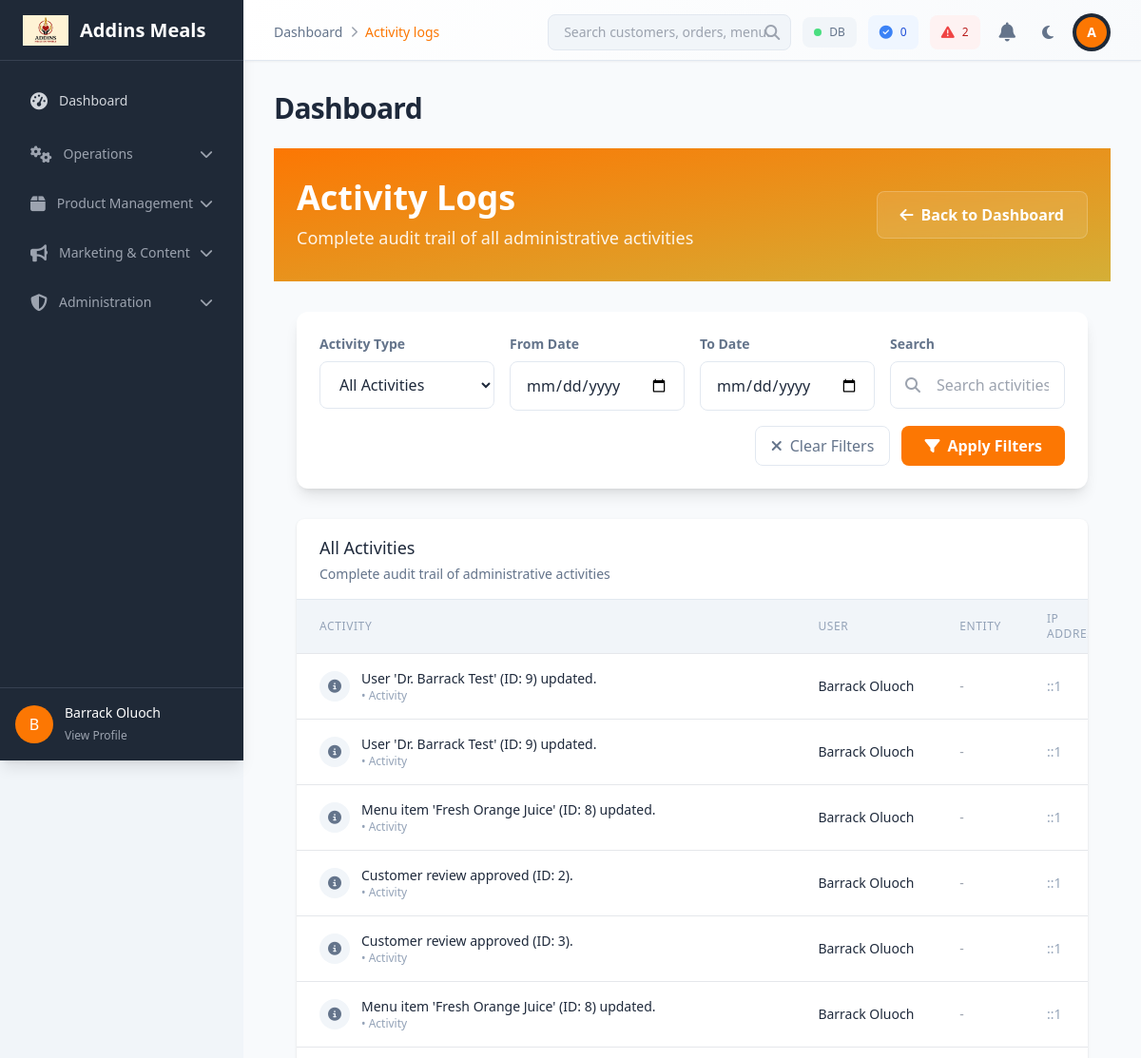
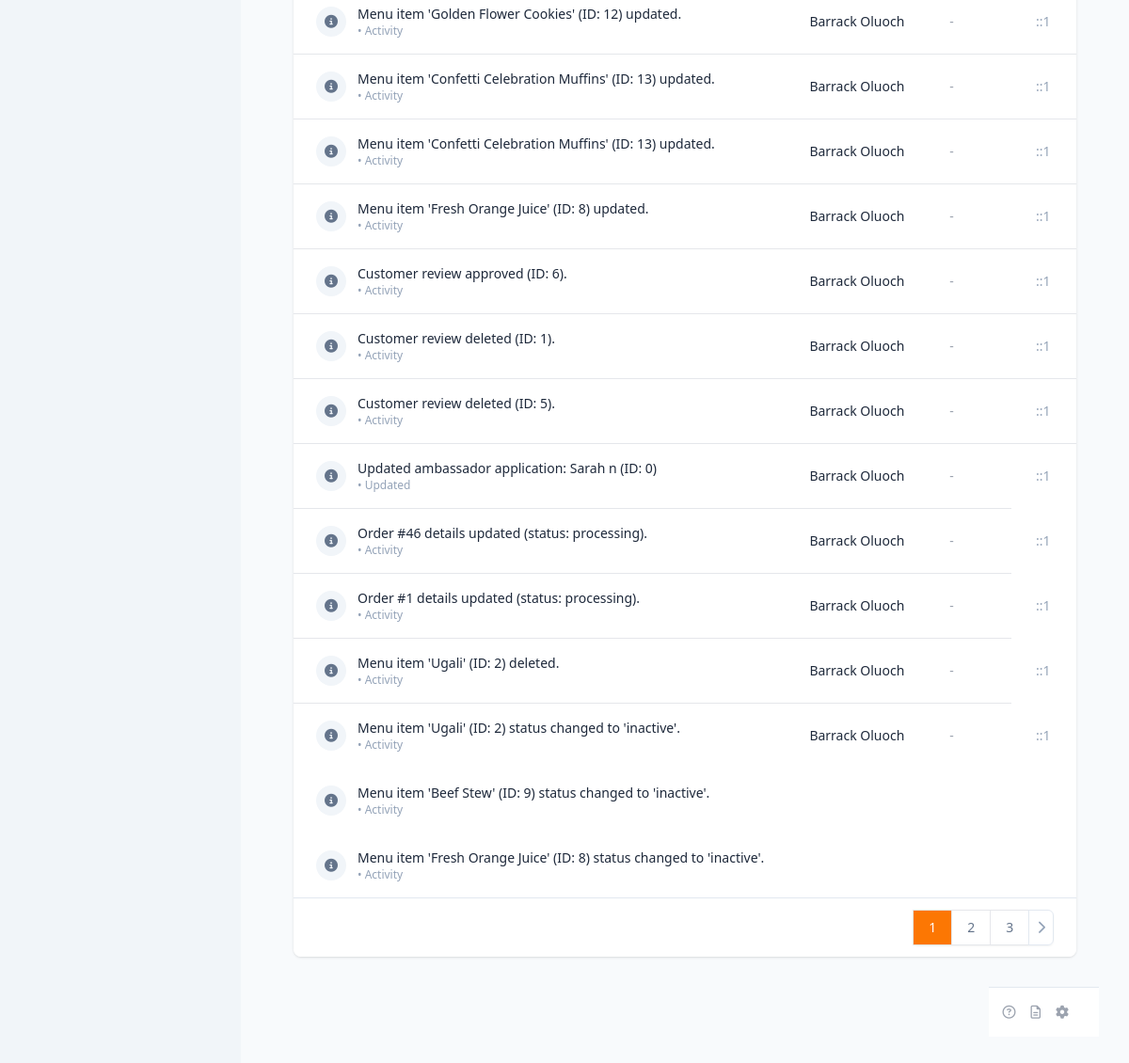
The page /admin/activity_logs.php (signed in) on the database its author committed (2 pictures, top to bottom).
### tables this page shows
CREATE TABLE `activity_logs` (
  `id` int(11) NOT NULL,
  `user_id` int(11) DEFAULT NULL,
  `activity_type` enum('order','menu','user','system','login','logout') NOT NULL,
  `activity_action` varchar(50) NOT NULL,
  `description` text DEFAULT NULL,
  `entity_type` varchar(50) DEFAULT NULL,
  `entity_id` int(11) DEFAULT NULL,
  `old_values` text DEFAULT NULL,
  `new_values` text DEFAULT NULL,
  `ip_address` varchar(45) DEFAULT NULL,
  `user_agent` text DEFAULT NULL,
  `created_at` timestamp NOT NULL DEFAULT current_timestamp()
);

CREATE TABLE `users` (
  `id` int(11) NOT NULL,
  `name` varchar(100) NOT NULL,
  `email` varchar(150) NOT NULL,
  `password` varchar(255) NOT NULL,
  `role` enum('customer','admin','driver','delivery','ambassador') DEFAULT 'customer',
  `created_at` timestamp NOT NULL DEFAULT current_timestamp(),
  `status` enum('active','inactive') NOT NULL DEFAULT 'active',
  `phone` varchar(20) DEFAULT NULL,
  `updated_at` timestamp NOT NULL DEFAULT current_timestamp() ON UPDATE current_timestamp(),
  `created_by` int(11) DEFAULT NULL COMMENT 'ID of the ambassador who referred this user'
);

### includes/ActivityLogger.php (called while the page is built, shortened)
<?php
class ActivityLogger {
    private $pdo;
    public function __construct($pdo) {
        $this->pdo = $pdo;
    }
    public function getRecentActivities($limit = 10) {
        try {
            $stmt = $this->pdo->prepare("
                SELECT al.*, u.name as user_name
                FROM activity_logs al
                LEFT JOIN users u ON al.user_id = u.id
                ORDER BY al.created_at DESC
                LIMIT ?
            ");
            $stmt->execute([$limit]);
            return $stmt->fetchAll(PDO::FETCH_ASSOC);
        } catch (PDOException $e) {
            error_log("Failed to fetch recent activities: " . $e->getMessage());
            return [];
        }
    }
    public function getActivityIcon($activity_type, $activity_action) {
        $icons = [
            'order' => [
                'created' => 'fas fa-shopping-cart',
                'updated' => 'fas fa-edit',
                'status_changed' => 'fas fa-exchange-alt',
                'cancelled' => 'fas fa-times-circle',
                'completed' => 'fas fa-check-circle'
            ],
            'menu' => [
                'created' => 'fas fa-plus',
                'updated' => 'fas fa-edit',
                'deleted' => 'fas fa-trash',
                'activated' => 'fas fa-check',
                'deactivated' => 'fas fa-pause'
            ],
            'user' => [
                'created' => 'fas fa-user-plus',
                'updated' => 'fas fa-user-edit',
                'deleted' => 'fas fa-user-minus',
                'activated' => 'fas fa-user-check',
                'deactivated' => 'fas fa-user-times',
                'login' => 'fas fa-sign-in-alt',
                'logout' => 'fas fa-sign-out-alt'
            ],
            'system' => [
                'backup' => 'fas fa-database',
                'maintenance' => 'fas fa-cog',
                'error' => 'fas fa-exclamation-triangle'
            ]
        ];
        return $icons[$activity_type][$activity_action] ?? 'fas fa-info-circle';
    }
    public function getActivityColor($activity_type) {
        $colors = [
            'order' => 'green',
            'menu' => 'blue',
            'user' => 'purple',
            'system' => 'orange',
            'login' => 'teal',
            'logout' => 'gray'
        ];
        return $colors[$activity_type] ?? 'gray';
    }
}
?>

### admin/activity_logs.php (the view, shortened to what this page needs)
<?php
require_once '../includes/config.php';
require_once '../includes/ActivityLogger.php';
$activityType = $_GET['type'] ?? 'all';
$dateFrom = $_GET['from'] ?? '';
$dateTo = $_GET['to'] ?? '';
$search = $_GET['search'] ?? '';
require_once 'includes/header.php';
?>
<div class="bg-gradient-to-br from-primary via-primary-dark to-secondary text-white">
    <div class="container mx-auto px-6 py-8">
        <div class="flex flex-col lg:flex-row lg:items-center lg:justify-between">
            <div>
                <h1 class="text-3xl md:text-4xl font-bold mb-2">Activity Logs</h1>
                <p class="text-lg opacity-90">Complete audit trail of all administrative activities</p>
            </div>
            <div class="mt-4 lg:mt-0">
                <a href="dashboard.php"
                   class="bg-white/10 hover:bg-white/20 text-white px-6 py-3 rounded-lg font-semibold transition-all duration-200 flex items-center backdrop-blur-sm border border-white/20">
                    <i class="fas fa-arrow-left mr-2"></i>
                    Back to Dashboard
                </a>
            </div>
        </div>
    </div>
</div>
<div class="container mx-auto px-6 py-8">
    <div class="bg-white rounded-xl shadow-lg p-6 mb-8">
        <form method="GET" class="space-y-4">
            <div class="grid grid-cols-1 md:grid-cols-2 lg:grid-cols-4 gap-4">
                <div>
                    <label class="block text-sm font-semibold text-gray-700 mb-2">Activity Type</label>
                    <select name="type" class="w-full px-4 py-3 border border-gray-300 rounded-lg focus:ring-2 focus:ring-primary focus:border-transparent transition-colors">
                        <option value="all" <?php echo $activityType === 'all' ? 'selected' : ''; ?>>All Activities</option>
                    </select>
                </div>
                <div>
                    <label class="block text-sm font-semibold text-gray-700 mb-2">From Date</label>
                    <input type="date" name="from" value="<?php echo htmlspecialchars($dateFrom); ?>"
                           class="w-full px-4 py-3 border border-gray-300 rounded-lg focus:ring-2 focus:ring-primary focus:border-transparent transition-colors">
                </div>
                <div>
                    <label class="block text-sm font-semibold text-gray-700 mb-2">To Date</label>
                    <input type="date" name="to" value="<?php echo htmlspecialchars($dateTo); ?>"
                           class="w-full px-4 py-3 border border-gray-300 rounded-lg focus:ring-2 focus:ring-primary focus:border-transparent transition-colors">
                </div>
                <div>
                    <label class="block text-sm font-semibold text-gray-700 mb-2">Search</label>
                    <div class="relative">
                        <input type="text" name="search" value="<?php echo htmlspecialchars($search); ?>"
                               placeholder="Search activities..."
                               class="w-full pl-12 pr-4 py-3 border border-gray-300 rounded-lg focus:ring-2 focus:ring-primary focus:border-transparent transition-colors">
                        <i class="fas fa-search absolute left-4 top-1/2 transform -translate-y-1/2 text-gray-400"></i>
                    </div>
                </div>
            </div>
            <div class="flex justify-end space-x-3">
                <a href="activity_logs.php" class="px-4 py-2 border border-gray-300 rounded-lg text-gray-700 hover:bg-gray-50 transition-colors duration-200">
                    <i class="fas fa-times mr-2"></i>Clear Filters
                </a>
                <button type="submit" class="bg-primary hover:bg-primary-dark text-white px-6 py-2 rounded-lg font-semibold transition-colors duration-200 flex items-center">
                    <i class="fas fa-filter mr-2"></i>
                    Apply Filters
                </button>
            </div>
        </form>
    </div>
    <div class="bg-white shadow overflow-hidden sm:rounded-lg">
        <div class="px-6 py-4 border-b border-gray-200">
            <h3 class="text-lg font-medium text-gray-900">All Activities</h3>
            <p class="mt-1 text-sm text-gray-600">Complete audit trail of administrative activities</p>
        </div>
        <?php
        $whereConditions = [];
        $params = [];
        $whereClause = !empty($whereConditions) ? 'WHERE ' . implode(' AND ', $whereConditions) : '';
        $countStmt = $pdo->prepare("SELECT COUNT(*) as total FROM activity_logs al LEFT JOIN users u ON al.user_id = u.id {$whereClause}");
        $countStmt->execute($params);
        $totalActivities = $countStmt->fetch(PDO::FETCH_ASSOC)['total'];
        $page = $_GET['page'] ?? 1;
        $perPage = 20;
        $offset = ($page - 1) * $perPage;
        $activitiesStmt = $pdo->prepare("
            SELECT al.*, u.name as user_name
            FROM activity_logs al
            LEFT JOIN users u ON al.user_id = u.id
            {$whereClause}
            ORDER BY al.created_at DESC
            LIMIT {$perPage} OFFSET {$offset}
        ");
        $activitiesStmt->execute($params);
        $activities = $activitiesStmt->fetchAll(PDO::FETCH_ASSOC);
        ?>
        <div class="overflow-x-auto">
            <table class="min-w-full divide-y divide-gray-200">
                <thead class="bg-gray-50">
                    <tr>
                        <th scope="col" class="px-6 py-3 text-left text-xs font-medium text-gray-500 uppercase tracking-wider">Activity</th>
                        <th scope="col" class="px-6 py-3 text-left text-xs font-medium text-gray-500 uppercase tracking-wider">User</th>
                        <th scope="col" class="px-6 py-3 text-left text-xs font-medium text-gray-500 uppercase tracking-wider">Entity</th>
                        <th scope="col" class="px-6 py-3 text-left text-xs font-medium text-gray-500 uppercase tracking-wider">IP Address</th>
                    </tr>
                </thead>
                <tbody class="bg-white divide-y divide-gray-200">
                    <?php if (!empty($activities)): ?>
                        <?php foreach ($activities as $activity): ?>
                            <?php
                            $activityIcon = $activityLogger->getActivityIcon($activity['activity_type'], $activity['activity_action']);
                            $activityColor = $activityLogger->getActivityColor($activity['activity_type']);
                            ?>
                            <tr class="hover:bg-gray-50 transition-colors duration-200">
                                <td class="px-6 py-4 whitespace-nowrap">
                                    <div class="flex items-center">
                                        <div class="w-8 h-8 bg-<?php echo $activityColor; ?>-100 rounded-full flex items-center justify-center mr-3">
                                            <i class="<?php echo $activityIcon; ?> text-<?php echo $activityColor; ?>-600 text-sm"></i>
                                        </div>
                                        <div>
                                            <div class="text-sm font-medium text-gray-900">
                                                <?php echo htmlspecialchars($activity['description']); ?>
                                            </div>
                                            <div class="text-xs text-gray-500 capitalize">
                                                <?php echo $activity['activity_type']; ?> • <?php echo $activity['activity_action']; ?>
                                            </div>
                                        </div>
                                    </div>
                                </td>
                                <td class="px-6 py-4 whitespace-nowrap text-sm text-gray-900">
                                    <?php echo htmlspecialchars($activity['user_name'] ?? 'System'); ?>
                                </td>
                                <td class="px-6 py-4 whitespace-nowrap text-sm text-gray-500">
                                    <?php if ($activity['entity_type'] && $activity['entity_id']): ?>
                                        <span class="px-2 py-1 text-xs font-medium rounded-full bg-<?php echo $activityColor; ?>-100 text-<?php echo $activityColor; ?>-800">
                                            <?php echo ucfirst($activity['entity_type']); ?> #<?php echo $activity['entity_id']; ?>
                                        </span>
                                    <?php else: ?>
                                        <span class="text-gray-400">-</span>
                                    <?php endif; ?>
                                </td>
                                <td class="px-6 py-4 whitespace-nowrap text-sm text-gray-500">
                                    <?php echo htmlspecialchars($activity['ip_address'] ?? '-'); ?>
                                </td>
                            </tr>
                        <?php endforeach; ?>
                    <?php endif; ?>
                </tbody>
            </table>
        </div>
        <?php if ($totalActivities > $perPage): ?>
            <div class="bg-white px-4 py-3 flex items-center justify-between border-t border-gray-200 sm:px-6">
                <div class="hidden sm:flex-1 sm:flex sm:items-center sm:justify-between">
                    <div>
                        <p class="text-sm text-gray-700">
                            <span class="font-medium"><?php echo $offset + 1; ?></span>
                            <span class="font-medium"><?php echo min($offset + $perPage, $totalActivities); ?></span>
                            <span class="font-medium"><?php echo $totalActivities; ?></span>
                        </p>
                    </div>
                    <div>
                        <nav class="relative z-0 inline-flex rounded-md shadow-sm -space-x-px" aria-label="Pagination">
                            <?php
                            $totalPages = ceil($totalActivities / $perPage);
                            $startPage = max(1, $page - 2);
                            $endPage = min($totalPages, $page + 2);
                            for ($i = $startPage; $i <= $endPage; $i++):
                            ?>
                                <a href="?page=<?php echo $i; ?><?php echo !empty($_GET) ? '&' . http_build_query(array_filter($_GET, function($k) { return $k !== 'page'; })) : ''; ?>"
                                   class="relative inline-flex items-center px-4 py-2 border <?php echo $i === $page ? 'bg-primary text-white' : 'bg-white text-gray-700'; ?> text-sm font-medium hover:bg-gray-50">
                                    <?php echo $i; ?>
                                </a>
                            <?php endfor; ?>
                            <?php if ($page * $perPage < $totalActivities): ?>
                                <a href="?page=<?php echo $page + 1; ?><?php echo !empty($_GET) ? '&' . http_build_query(array_filter($_GET, function($k) { return $k !== 'page'; })) : ''; ?>"
                                   class="relative inline-flex items-center px-2 py-2 rounded-r-md border border-gray-300 bg-white text-sm font-medium text-gray-500 hover:bg-gray-50">
                                    <i class="fas fa-chevron-right"></i>
                                </a>
                            <?php endif; ?>
                        </nav>
                    </div>
                </div>
            </div>
        <?php endif; ?>
    </div>
</div>
<?php
require_once 'includes/footer.php';
?>

### admin/includes/header.php (style rules this page uses)
body { margin: 0; padding: 0; }
:root { --bg-primary: #ffffff; --bg-secondary: #f8fafc; --bg-tertiary: #f1f5f9; --text-primary: #1e293b; --text-secondary: #64748b; --text-muted: #94a3b8; --border-color: #e2e8f0; --shadow-color: rgba(0, 0, 0, 0.1); --card-bg: #ffffff; --input-bg: #ffffff; --sidebar-bg: #ffffff; --primary-color: #fc7703; }
body { background-color: var(--bg-primary); color: var(--text-primary); transition: background-color 0.3s ease, color 0.3s ease; }
.bg-white { background-color: var(--card-bg) !important; }
.bg-gray-50 { background-color: var(--bg-tertiary) !important; }
.bg-gray-100 { background-color: var(--bg-tertiary) !important; }
.text-gray-900 { color: var(--text-primary) !important; }
.text-gray-700 { color: var(--text-secondary) !important; }
.text-gray-600 { color: var(--text-secondary) !important; }
.text-gray-500 { color: var(--text-muted) !important; }
.bg-primary { background-color: var(--primary-color) !important; }
.border-gray-200 { border-color: var(--border-color) !important; }
.border-gray-300 { border-color: var(--border-color) !important; }
input, textarea, select { background-color: var(--input-bg) !important; color: var(--text-primary) !important; border-color: var(--border-color) !important; }
*, *::before, *::after { transition: background-color 0.3s ease, color 0.3s ease, border-color 0.3s ease; }

### admin/activity_logs.php (style rules this page uses)
tbody tr { transition: background-color 0.2s ease; }

### rows shown on the page
activity_logs: description "User 'Dr. Barrack Test' (ID: 9) updated.", activity_action "Activity", user.name "Barrack Oluoch", ip_address "::1"
activity_logs: description "User 'Dr. Barrack Test' (ID: 9) updated.", activity_action "Activity", user.name "Barrack Oluoch", ip_address "::1"
activity_logs: description "Menu item 'Fresh Orange Juice' (ID: 8) updated.", activity_action "Activity", user.name "Barrack Oluoch", ip_address "::1"
activity_logs: description "Customer review approved (ID: 2).", activity_action "Activity", user.name "Barrack Oluoch", ip_address "::1"
activity_logs: description "Customer review approved (ID: 3).", activity_action "Activity", user.name "Barrack Oluoch", ip_address "::1"
activity_logs: description "Menu item 'Fresh Orange Juice' (ID: 8) updated.", activity_action "Activity", user.name "Barrack Oluoch", ip_address "::1"
activity_logs: description "Menu item 'Golden Flower Cookies' (ID: 12) updated.", activity_action "Activity", user.name "Barrack Oluoch", ip_address "::1"
activity_logs: description "Menu item 'Confetti Celebration Muffins' (ID: 13) updated.", activity_action "Activity", user.name "Barrack Oluoch", ip_address "::1"
activity_logs: description "Menu item 'Confetti Celebration Muffins' (ID: 13) updated.", activity_action "Activity", user.name "Barrack Oluoch", ip_address "::1"
activity_logs: description "Menu item 'Fresh Orange Juice' (ID: 8) updated.", activity_action "Activity", user.name "Barrack Oluoch", ip_address "::1"
activity_logs: description "Customer review approved (ID: 6).", activity_action "Activity", user.name "Barrack Oluoch", ip_address "::1"
activity_logs: description "Customer review deleted (ID: 1).", activity_action "Activity", user.name "Barrack Oluoch", ip_address "::1"
activity_logs: description "Customer review deleted (ID: 5).", activity_action "Activity", user.name "Barrack Oluoch", ip_address "::1"
activity_logs: description "Updated ambassador application: Sarah n (ID: 0)", activity_action "Updated", user.name "Barrack Oluoch", ip_address "::1"
activity_logs: description "Order #46 details updated (status: processing).", activity_action "Activity", user.name "Barrack Oluoch", ip_address "::1"
activity_logs: description "Order #1 details updated (status: processing).", activity_action "Activity", user.name "Barrack Oluoch", ip_address "::1"
activity_logs: description "Menu item 'Ugali' (ID: 2) deleted.", activity_action "Activity", user.name "Barrack Oluoch", ip_address "::1"
activity_logs: description "Menu item 'Ugali' (ID: 2) status changed to 'inactive'.", activity_action "Activity", user.name "Barrack Oluoch", ip_address "::1"
activity_logs: description "Menu item 'Beef Stew' (ID: 9) status changed to 'inactive'.", activity_action "Activity"
activity_logs: description "Menu item 'Fresh Orange Juice' (ID: 8) status changed to 'inactive'.", activity_action "Activity"

### other values the page prints
substr($_SESSION['username'] ?? 'A', 0, 1) "B"
$_SESSION['username'] "Barrack Oluoch"
$breadcrumb['name'] "Dashboard"
$breadcrumb['name'] "Activity logs"
$systemStatus['orders_today'] "0"
$systemStatus['pending_orders'] "2"
substr($_SESSION['name'] ?? 'A', 0, 1) "A"
$page_title "Dashboard"
